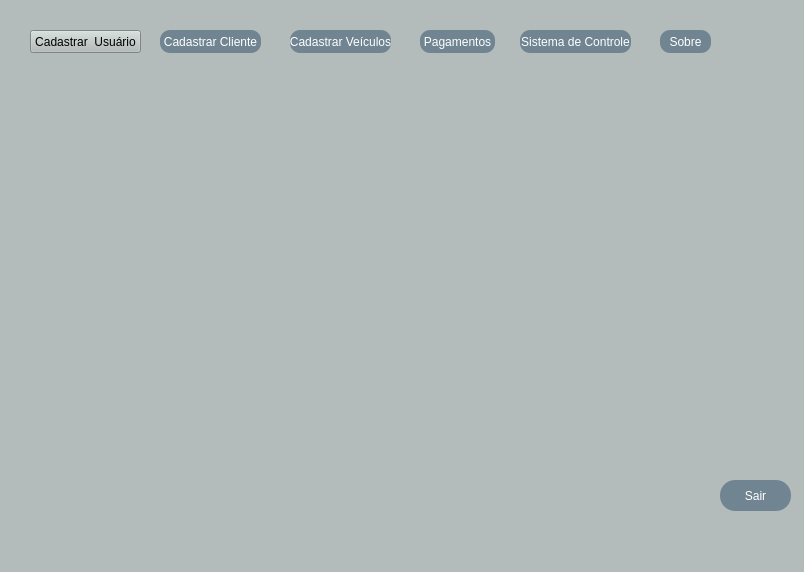
<?xml version="1.0" encoding="UTF-8"?>
<ui version="4.0">
 <class>Tela_Principal</class>
 <widget class="QMainWindow" name="Tela_Principal">
  <property name="geometry">
   <rect>
    <x>0</x>
    <y>0</y>
    <width>804</width>
    <height>572</height>
   </rect>
  </property>
  <property name="windowTitle">
   <string>MainWindow</string>
  </property>
  <property name="styleSheet">
   <string notr="true">background-color: rgb(179, 188, 186);</string>
  </property>
  <widget class="QWidget" name="centralwidget">
   <widget class="QPushButton" name="pushButton_3">
    <property name="geometry">
     <rect>
      <x>290</x>
      <y>30</y>
      <width>101</width>
      <height>23</height>
     </rect>
    </property>
    <property name="cursor">
     <cursorShape>PointingHandCursor</cursorShape>
    </property>
    <property name="styleSheet">
     <string notr="true">QPushButton{

	color: rgb(255, 255, 255);
	background-color: rgb(112, 133, 145);
	border-radius:10px
} 

QPushButton:hover{

	color:rgb(112, 133, 145); 
	background-color:rgb(255, 255, 255);
	border-radius:10px
}</string>
    </property>
    <property name="text">
     <string>Cadastrar Veículos</string>
    </property>
   </widget>
   <widget class="QPushButton" name="pushButton_">
    <property name="geometry">
     <rect>
      <x>30</x>
      <y>30</y>
      <width>111</width>
      <height>23</height>
     </rect>
    </property>
    <property name="cursor">
     <cursorShape>PointingHandCursor</cursorShape>
    </property>
    <property name="styleSheet">
     <string notr="true">QPushButton{

	color: rgb(255, 255, 255);
	background-color: rgb(112, 133, 145);
	border-radius:10px
} 

QPushButton:hover{

	color:rgb(112, 133, 145); 
	background-color:rgb(255, 255, 255);
	border-radius:10px
}

gridline-color: rgb(156, 255, 209);</string>
    </property>
    <property name="text">
     <string>Cadastrar  Usuário</string>
    </property>
   </widget>
   <widget class="QPushButton" name="pushButton_5">
    <property name="geometry">
     <rect>
      <x>520</x>
      <y>30</y>
      <width>111</width>
      <height>23</height>
     </rect>
    </property>
    <property name="cursor">
     <cursorShape>PointingHandCursor</cursorShape>
    </property>
    <property name="styleSheet">
     <string notr="true">QPushButton{

	color: rgb(255, 255, 255);
	background-color: rgb(112, 133, 145);
	border-radius:10px
} 

QPushButton:hover{

	color:rgb(112, 133, 145); 
	background-color:rgb(255, 255, 255);
	border-radius:10px
}</string>
    </property>
    <property name="text">
     <string>Sistema de Controle</string>
    </property>
   </widget>
   <widget class="QPushButton" name="pushButton_2">
    <property name="geometry">
     <rect>
      <x>160</x>
      <y>30</y>
      <width>101</width>
      <height>23</height>
     </rect>
    </property>
    <property name="cursor">
     <cursorShape>PointingHandCursor</cursorShape>
    </property>
    <property name="styleSheet">
     <string notr="true">QPushButton{

	color: rgb(255, 255, 255);
	background-color: rgb(112, 133, 145);
	border-radius:10px
} 

QPushButton:hover{

	color:rgb(112, 133, 145); 
	background-color:rgb(255, 255, 255);
	border-radius:10px
}</string>
    </property>
    <property name="text">
     <string>Cadastrar Cliente</string>
    </property>
   </widget>
   <widget class="QPushButton" name="pushButton_4">
    <property name="geometry">
     <rect>
      <x>420</x>
      <y>30</y>
      <width>75</width>
      <height>23</height>
     </rect>
    </property>
    <property name="cursor">
     <cursorShape>PointingHandCursor</cursorShape>
    </property>
    <property name="styleSheet">
     <string notr="true">QPushButton{

	color: rgb(255, 255, 255);
	background-color: rgb(112, 133, 145);
	border-radius:10px
} 

QPushButton:hover{

	color:rgb(112, 133, 145); 
	background-color:rgb(255, 255, 255);
	border-radius:10px
}</string>
    </property>
    <property name="text">
     <string>Pagamentos</string>
    </property>
   </widget>
   <widget class="QPushButton" name="pushButton_6">
    <property name="geometry">
     <rect>
      <x>660</x>
      <y>30</y>
      <width>51</width>
      <height>23</height>
     </rect>
    </property>
    <property name="cursor">
     <cursorShape>PointingHandCursor</cursorShape>
    </property>
    <property name="styleSheet">
     <string notr="true">QPushButton{

	color: rgb(255, 255, 255);
	background-color: rgb(112, 133, 145);
	border-radius:10px
} 

QPushButton:hover{

	color:rgb(112, 133, 145); 
	background-color:rgb(255, 255, 255);
	border-radius:10px
}</string>
    </property>
    <property name="text">
     <string>Sobre</string>
    </property>
   </widget>
   <widget class="QPushButton" name="pushButton_7">
    <property name="geometry">
     <rect>
      <x>720</x>
      <y>480</y>
      <width>71</width>
      <height>31</height>
     </rect>
    </property>
    <property name="cursor">
     <cursorShape>PointingHandCursor</cursorShape>
    </property>
    <property name="styleSheet">
     <string notr="true">QPushButton{

	color: rgb(255, 255, 255);
	background-color: rgb(112, 133, 145);
	border-radius:15px
} 

QPushButton:hover{

	color:rgb(112, 133, 145); 
	background-color:rgb(255, 255, 255);
	border-radius:15px
}</string>
    </property>
    <property name="text">
     <string>Sair</string>
    </property>
   </widget>
   <widget class="QLabel" name="label">
    <property name="geometry">
     <rect>
      <x>-20</x>
      <y>0</y>
      <width>851</width>
      <height>541</height>
     </rect>
    </property>
    <property name="text">
     <string/>
    </property>
    <property name="pixmap">
     <pixmap>D:/CONTAS DE USUÁRIO/ALTINO/Downloads/bmw-z3-mean-1549766.jpg</pixmap>
    </property>
    <property name="scaledContents">
     <bool>true</bool>
    </property>
   </widget>
   <zorder>label</zorder>
   <zorder>pushButton_3</zorder>
   <zorder>pushButton_</zorder>
   <zorder>pushButton_5</zorder>
   <zorder>pushButton_2</zorder>
   <zorder>pushButton_4</zorder>
   <zorder>pushButton_6</zorder>
   <zorder>pushButton_7</zorder>
  </widget>
  <widget class="QMenuBar" name="menubar">
   <property name="geometry">
    <rect>
     <x>0</x>
     <y>0</y>
     <width>804</width>
     <height>21</height>
    </rect>
   </property>
  </widget>
  <widget class="QStatusBar" name="statusbar"/>
 </widget>
 <tabstops>
  <tabstop>pushButton_</tabstop>
  <tabstop>pushButton_2</tabstop>
  <tabstop>pushButton_3</tabstop>
  <tabstop>pushButton_4</tabstop>
  <tabstop>pushButton_5</tabstop>
  <tabstop>pushButton_6</tabstop>
  <tabstop>pushButton_7</tabstop>
 </tabstops>
 <resources/>
 <connections/>
</ui>
